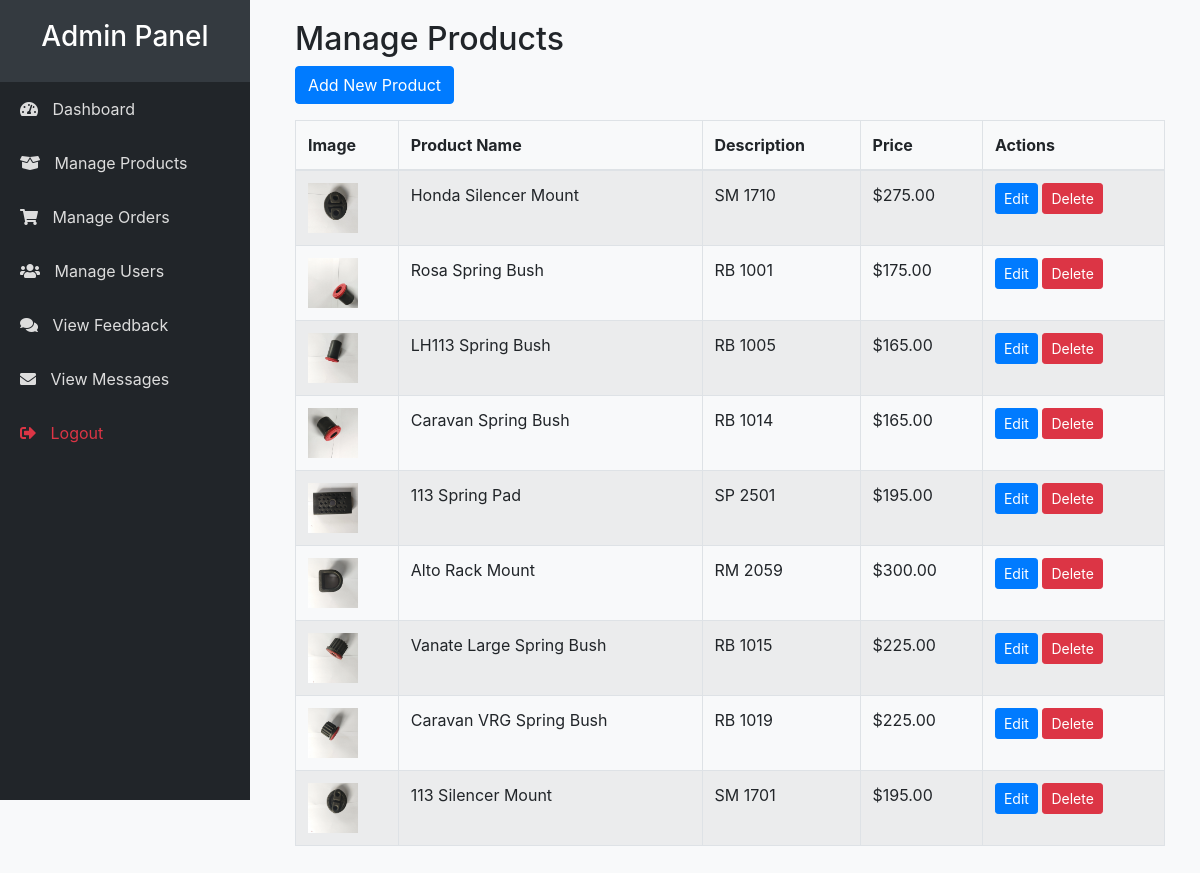
The app's page /admin/manage_products.php with its own data.
### tables this page shows
CREATE TABLE `products` (
  `id` int(11) NOT NULL,
  `product_name` varchar(100) NOT NULL,
  `product_image` varchar(255) NOT NULL,
  `product_description` text NOT NULL,
  `product_price` decimal(10,2) NOT NULL
);

### admin/manage_products.php (the view, shortened to what this page needs)
<?php
include('db_connection.php');
include('partials/header.php');
?>
<div class="content" style="margin-left: 260px; padding: 20px;">
    <div class="container">
        <h2>Manage Products</h2>
        <button class="btn btn-primary mb-3" onclick="window.location.href='add_product.php'">Add New Product</button>
        <div class="table-responsive">
            <table class="table table-bordered table-striped">
                <thead>
                    <tr>
                        <th>Image</th>
                        <th>Product Name</th>
                        <th>Description</th>
                        <th>Price</th>
                        <th>Actions</th>
                    </tr>
                </thead>
                <tbody>
                    <?php
                    $query = "SELECT * FROM products";
                    $result = mysqli_query($conn, $query);
                    if (mysqli_num_rows($result) > 0) {
                        while ($row = mysqli_fetch_assoc($result)) {
                            echo "<tr>";
                            echo "<td><img src='" . $row['product_image'] . "' alt='Product Image' style='width: 50px; height: 50px;'></td>";
                            echo "<td>" . $row['product_name'] . "</td>";
                            echo "<td>" . $row['product_description'] . "</td>";
                            echo "<td>$" . $row['product_price'] . "</td>";
                            echo "<td>
                            <a href='edit_product.php?id=" . $row['id'] . "' class='btn btn-sm btn-primary'>Edit</a>
                            <a href='delete_product.php?id=" . $row['id'] . "' class='btn btn-sm btn-danger' onclick='return confirmDelete()'>Delete</a>
                            </td>";
                            echo "</tr>";
                        }
                    } else {
                        echo "<tr><td colspan='5'>No products found.</td></tr>";
                    }
                    ?>
                </tbody>
            </table>
        </div>
    </div>
</div>

### admin/partials/header.php (style rules this page uses)
body { background-color: #f8f9fa; }

### records on screen
products: product_image (picture), product_name "Honda Silencer Mount", product_description "SM 1710", product_price "275.00"
products: product_image (picture), product_name "Rosa Spring Bush", product_description "RB 1001", product_price "175.00"
products: product_image (picture), product_name "LH113 Spring Bush", product_description "RB 1005", product_price "165.00"
products: product_image (picture), product_name "Caravan Spring Bush", product_description "RB 1014", product_price "165.00"
products: product_image (picture), product_name "113 Spring Pad", product_description "SP 2501", product_price "195.00"
products: product_image (picture), product_name "Alto Rack Mount", product_description "RM 2059", product_price "300.00"
products: product_image (picture), product_name "Vanate Large Spring Bush", product_description "RB 1015", product_price "225.00"
products: product_image (picture), product_name "Caravan VRG Spring Bush", product_description "RB 1019", product_price "225.00"
products: product_image (picture), product_name "113 Silencer Mount", product_description "SM 1701", product_price "195.00"
